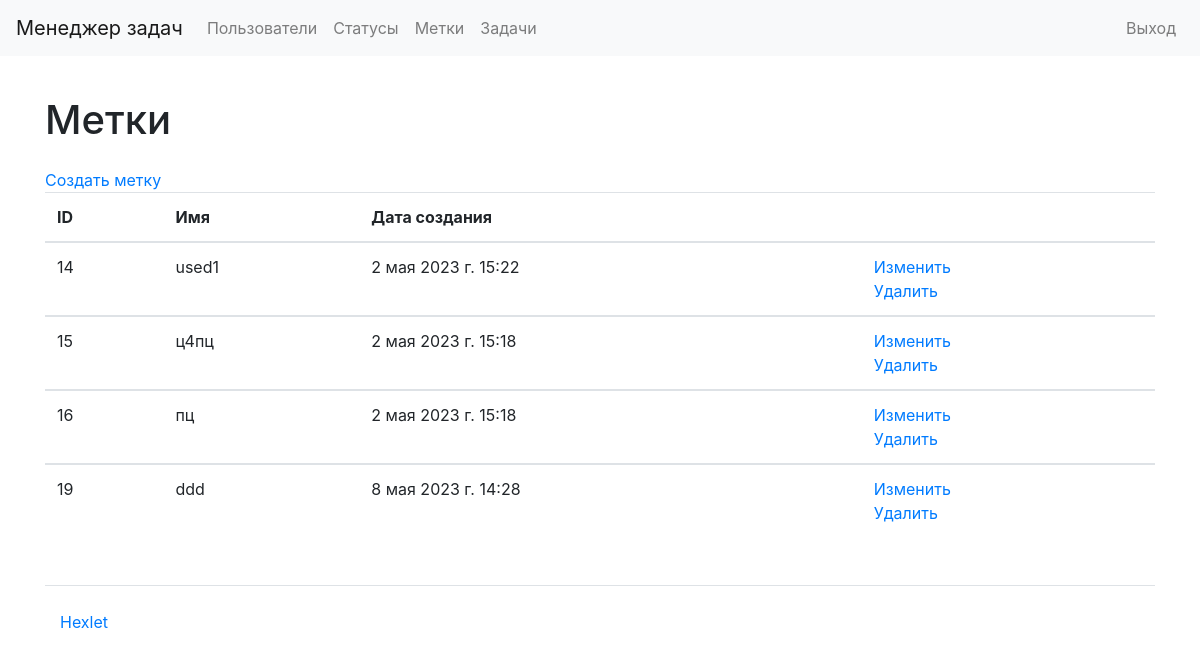
The app's page /labels/ (signed in), older data.
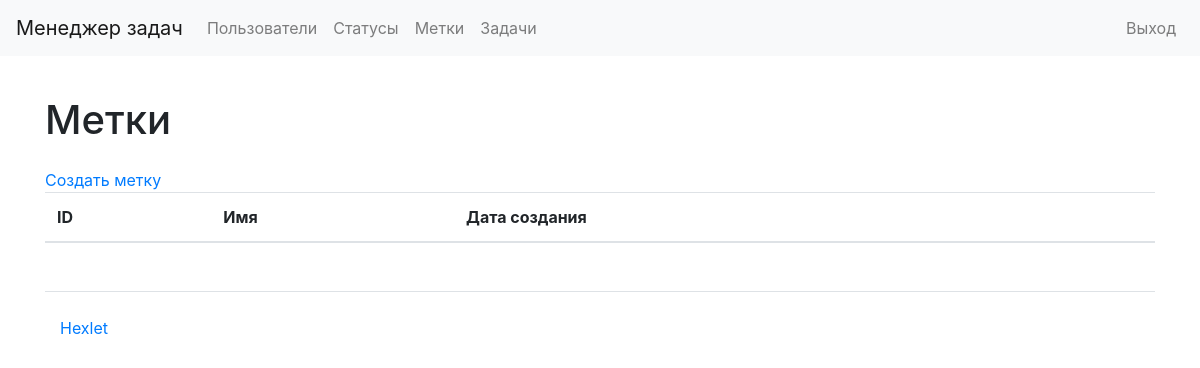
The same page, newer data.
### labels/models.py (models this page shows, shortened)
class Label(models.Model):
    name = models.CharField(max_length=150, unique=True)
    created_at = models.DateTimeField(auto_now=True)

### labels/views.py (the view)
# urls.py: path('', views.LabelsListView.as_view(), name='labels_list'),
class LabelsListView(LoginRequiredMixin, ListView):
    model = Label
    template_name = "labels/list_of_labels.html"
    success_url = reverse_lazy("labels_list")

### labels/templates/labels/list_of_labels.html
{% extends "base.html" %}
{% load i18n %}
{% block content %}
<h1 class="my-4">{% translate "Labels" %}</h1>
<a href="{% url 'label_create' %}">{% translate "Create label" %}</a>
<table class="table table-stripped">
    <thead>
        <tr>
            <th>ID</th>
            <th>{% translate "Name" %}</th>
            <th>{% translate "Date of creation" %}</th>
            <th></th>
        </tr>
    </thead>
    {% for label in object_list %}
    <tbody>
        <tr>
            <td>{{ label.id }}</td>
            <td>{{ label.name }}</td>
            <td>{{ label.created_at }}</td>
            <td>
                <a href="/labels/{{ label.id }}/update/">{% translate "Update" %}</a>
                <br>
                <a href="/labels/{{ label.id }}/delete/">{% translate "Delete" %}</a>
            </td>
        </tr>
        {% endfor %}
    </tbody>
</table>
{% endblock %}

Row changes from the older to the newer data that the page shows:
removed Label: id "14", name "used1", created_at "2 мая 2023 г. 15:22"
removed Label: id "15", name "ц4пц", created_at "2 мая 2023 г. 15:18"
removed Label: id "16", name "пц", created_at "2 мая 2023 г. 15:18"
removed Label: id "19", name "ddd", created_at "8 мая 2023 г. 14:28"
